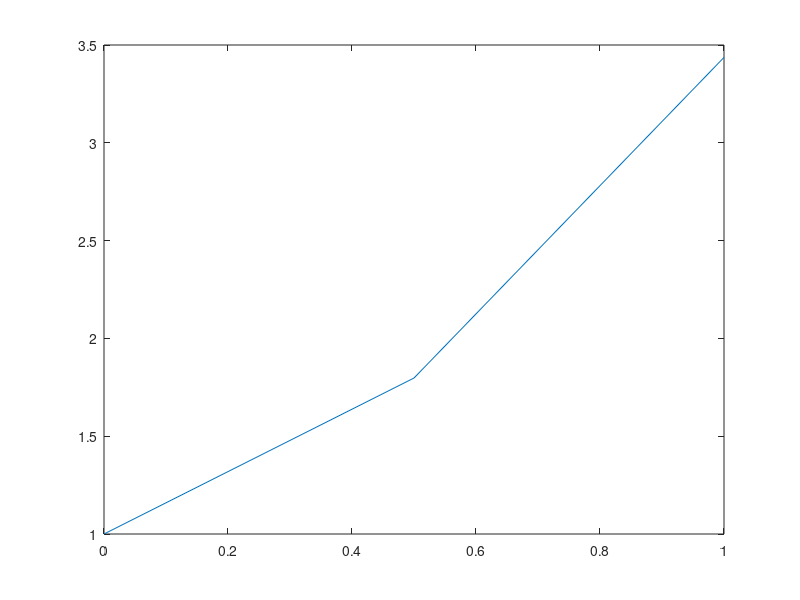

This chart was generated by the following MATLAB code: (Note: this script raises an error after producing the figure.)
clear
h=0.5
%原函数
ax=[0:h:1]
af=-ax-1+2*exp(ax)
plot(ax,af);hold on;
%初值
x(1)=0;
y(1)=1;
ty=y(1);
for i =1:4
    x(i+1)=x(i)+h
    
    %Euler方法
    y(i+1)=y(i)+h*f(x(i),y(i))
    
    %梯形公式，隐式
    while(abs(ty-y(i+1))<0.001)
        y(i+1)=y(i)+h*f(x(i+1),ty)
        ty=y(i+1)
    end
    
    %改进Euler方法
    y(i+1)=y(i)+0.5*h*(f(x(i),y(i))+f(x(i+1),y(i)+h*f(x(i),y(i))))
    
    %四阶Rung－kutta 算法
    K1=f(x(i),y(i))
    K2=f(x(i)+0.5*h,y(i)+0.5*h*K1)
    K3=f(x(i)+0.5*h,y(i)+0.5*h*K2)
    K4=f(x(i)+h,y(i)+h*K3)
    y(i+1)=y(i)+h/6*(K1+2*K2+2*K3+K4)
end
plot(x,y);%hold on;
%误差
e=af-y
plot(ax,e)
legend("解析原函数","数值解","误差")